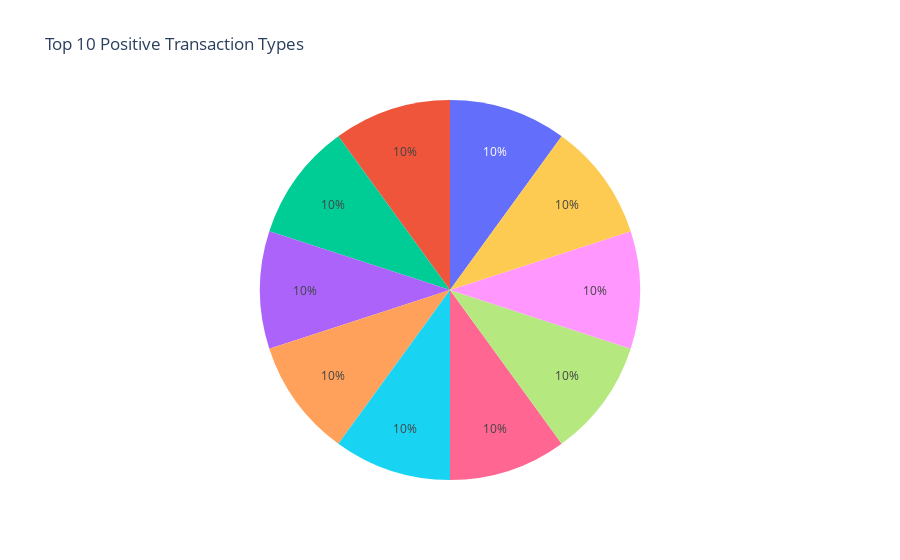

Notebook source saved alongside this figure:
### Code cell
def description_pie_chart(df, type="+", legend=False):
    """Call this function to plot the description pie chart, with the option to filter by type."""

    # clean the description column
    to_plot = clean_description(df)

    if type == "+":
        to_plot = to_plot[to_plot['Amount'] >= 0]
        title="Top 10 Positive Transaction Types"
    elif type == "-":
        to_plot = to_plot[to_plot['Amount'] < 0]
        title="Top 10 Negative Transaction Types"

    fig = px.pie(df, values='Description', names=df.index, title=title)

    # remove the legend
    fig.update_layout(showlegend=legend)

    return fig

description_pie_chart(df).show()

### Figure 1 — Plotly figure (JSON) as saved in the notebook; plotly's stock layout.template omitted (floating-point values rounded to 4 significant figures)
{"data": [{"domain": {"x": [0, 1], "y": [0, 1]}, "hovertemplate": "index=%{label}<br>Description=%{value}<extra></extra>", "labels": ["ONLINE TRANSFER FROM GLATZER G WAY2SAVE SAVINGS XXXXXX2121 REF #IB0HCNG438 ON 01/04/23", "ONLINE TRANSFER FROM GLATZER G WAY2SAVE SAVINGS XXXXXX2121 REF #IB0HDSVSH4 ON 01/09/23", "ONLINE TRANSFER FROM GLATZER G WAY2SAVE SAVINGS XXXXXX2121 REF #IB0HYSRFW6 ON 03/15/23", "ONLINE TRANSFER FROM GLATZER G WAY2SAVE SAVINGS XXXXXX2121 REF #IB0HZW62TS ON 03/19/23", "IRS TREAS 310 TAX REF 032223 XXXXXXXXXX00908 GLATZER, GREGORY J", "ONLINE TRANSFER FROM GLATZER G WAY2SAVE SAVINGS XXXXXX2121 REF #IB0J3KH9ZV ON 03/26/23", "ONLINE TRANSFER FROM GLATZER G WAY2SAVE SAVINGS XXXXXX2121 REF #IB0J6PGQY7 ON 04/06/23", "ONLINE TRANSFER FROM GLATZER G WAY2SAVE SAVINGS XXXXXX2121 REF #IB0J8RV3T9 ON 04/14/23", "ONLINE TRANSFER FROM GLATZER G WAY2SAVE SAVINGS XXXXXX2121 REF #IB0J9CLGDK ON 04/16/23", "ONLINE TRANSFER FROM GLATZER G WAY2SAVE SAVINGS XXXXXX2121 REF #IB0JBGDTSQ ON 04/20/23"], "legendgroup": "", "name": "", "showlegend": true, "type": "pie", "values": [1, 1, 1, 1, 1, 1, 1, 1, 1, 1]}], "layout": {"legend": {"tracegroupgap": 0}, "showlegend": false, "title": {"text": "Top 10 Positive Transaction Types"}}}
